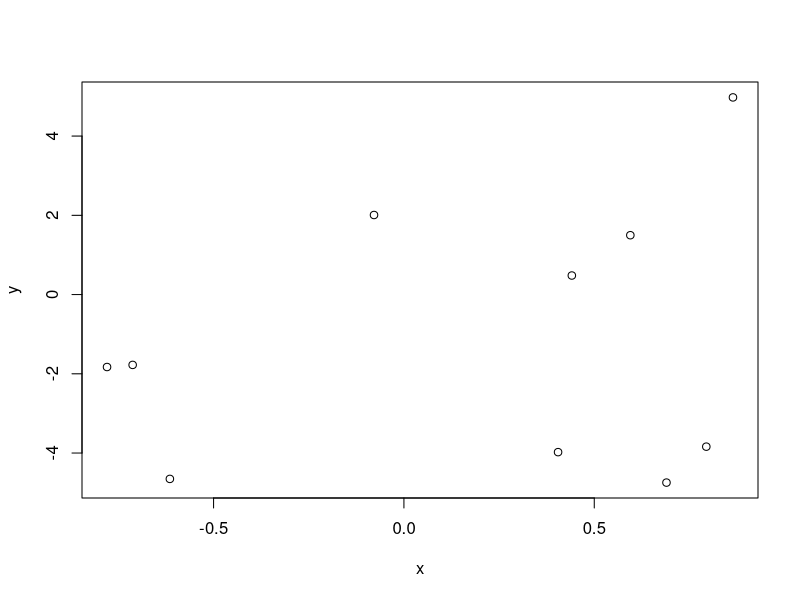

R code for this plot:
## ---- chunk 1
knitr::opts_chunk$set(echo = FALSE)
## ---- chunk 2
x<-runif(10,-1,1)
y<-runif(10,-5,5)
plot(x,y)

